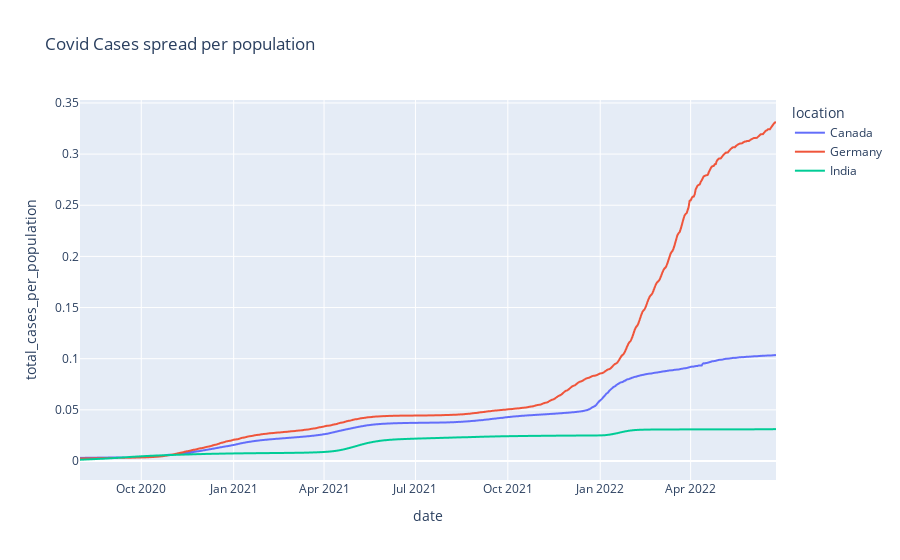

The code cell stored with this chart in its notebook:
### Code cell
#Figure 1 The relative cases overtime of Covid infectors 
df_countries['total_cases_per_population']=df_countries['total_cases']/df_countries['population'] #absolut Covid cases/population size
#plotting the relative spread for 3 countries
fig=px.line(df_countries, x= "date", y= "total_cases_per_population",color='location', title= "Covid Cases spread per population")
fig.update_xaxes(range=["2020-08-01","2022-06-25"])
fig.show()
#saving the plot
#if not os.path.exists("../images"):
    #os.mkdir("images")
    
fig.write_image("../images/figure1.jpeg")

### Figure 1 — Plotly figure (JSON) as saved in the notebook; plotly's stock layout.template omitted (floating-point values rounded to 4 significant figures; data arrays with more than 128 entries replaced by an {"elided": "..."} marker saying what was removed)
{"data": [{"hovertemplate": "location=Canada<br>date=%{x}<br>total_cases_per_population=%{y}<extra></extra>", "legendgroup": "Canada", "line": {"color": "#636efa", "dash": "solid"}, "marker": {"symbol": "circle"}, "mode": "lines", "name": "Canada", "showlegend": true, "type": "scattergl", "x": {"elided": "888 str values"}, "xaxis": "x", "y": {"elided": "888 float values"}, "yaxis": "y"}, {"hovertemplate": "location=Germany<br>date=%{x}<br>total_cases_per_population=%{y}<extra></extra>", "legendgroup": "Germany", "line": {"color": "#EF553B", "dash": "solid"}, "marker": {"symbol": "circle"}, "mode": "lines", "name": "Germany", "showlegend": true, "type": "scattergl", "x": {"elided": "884 str values"}, "xaxis": "x", "y": {"elided": "884 float values"}, "yaxis": "y"}, {"hovertemplate": "location=India<br>date=%{x}<br>total_cases_per_population=%{y}<extra></extra>", "legendgroup": "India", "line": {"color": "#00cc96", "dash": "solid"}, "marker": {"symbol": "circle"}, "mode": "lines", "name": "India", "showlegend": true, "type": "scattergl", "x": {"elided": "881 str values"}, "xaxis": "x", "y": {"elided": "881 float values"}, "yaxis": "y"}], "layout": {"legend": {"title": {"text": "location"}, "tracegroupgap": 0}, "title": {"text": "Covid Cases spread per population"}, "xaxis": {"anchor": "y", "domain": [0, 1], "range": ["2020-08-01", "2022-06-25"], "title": {"text": "date"}}, "yaxis": {"anchor": "x", "domain": [0, 1], "title": {"text": "total_cases_per_population"}}}}
